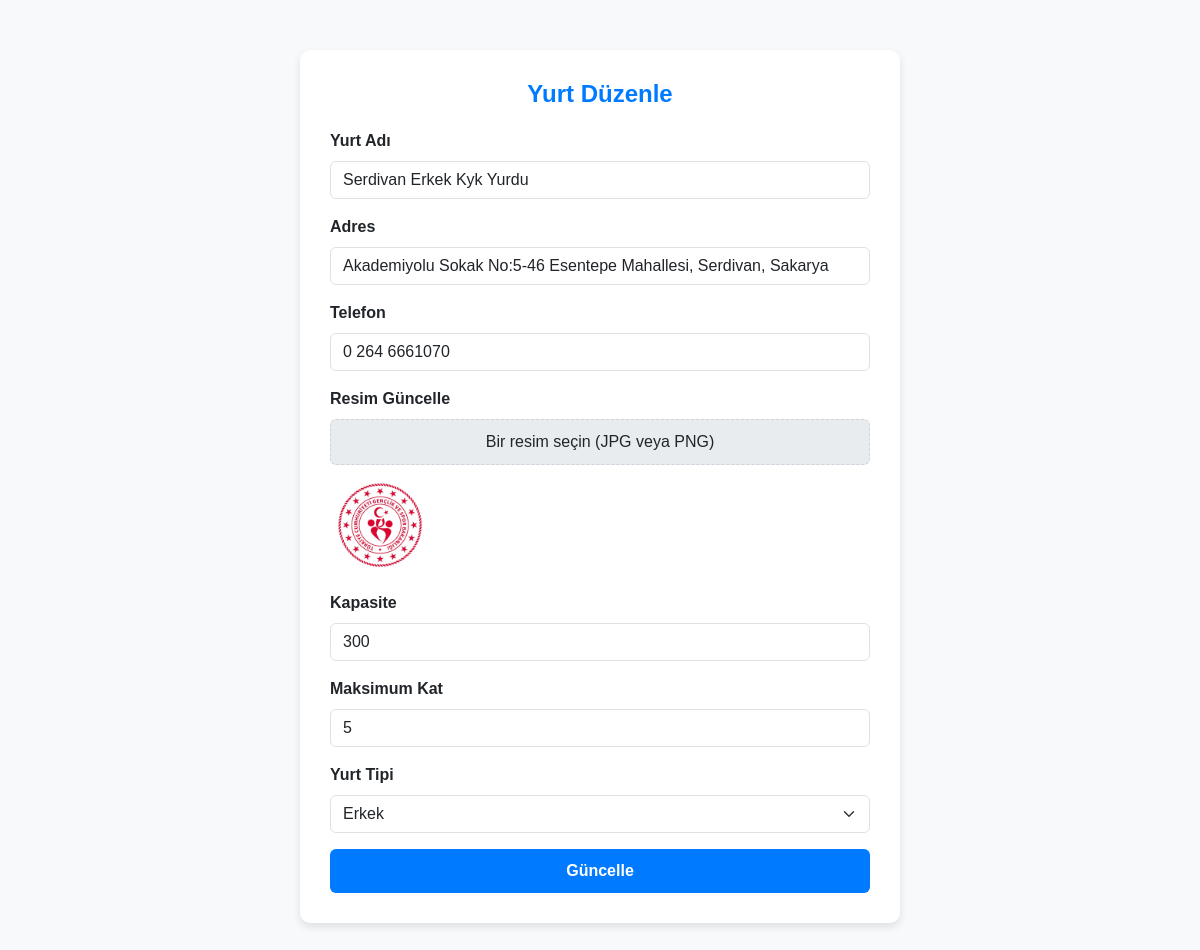
The app's page /edit_yurt.php?id=26 with its own data.
### tables this page shows
CREATE TABLE `yurtlar` (
  `id` int(11) NOT NULL,
  `yurtadi` varchar(255) NOT NULL,
  `adres` varchar(255) NOT NULL,
  `telefon` varchar(20) NOT NULL,
  `resim` text NOT NULL,
  `kapasite` int(11) NOT NULL,
  `kat` int(11) NOT NULL DEFAULT '1',
  `yurt_tipi` varchar(10) NOT NULL,
  `tekil_yurt_kodu` varchar(10) DEFAULT NULL
);

### edit_yurt.php (the view, shortened to what this page needs)
<?php
$servername = "localhost";
$username = "root";
$password = "";
$dbname = "rekoryurdu";
$conn = new mysqli($servername, $username, $password, $dbname);
$conn->set_charset("utf8mb4");
$id = $_GET['id'];
$result = $conn->query("SELECT * FROM yurtlar WHERE id = $id");
$yurt = $result->fetch_assoc();
?>
<!DOCTYPE html>
<html lang="tr">
<head>
    <link href="https://cdn.jsdelivr.net/npm/bootstrap@5.3.0/dist/css/bootstrap.min.css" rel="stylesheet">
</head>
<body>
<div class="container">
    <h2>Yurt Düzenle</h2>
    <form method="POST" action="" enctype="multipart/form-data">
        <div class="mb-3">
            <label for="yurtadi" class="form-label">Yurt Adı</label>
            <input type="text" class="form-control" id="yurtadi" name="yurtadi" value="<?= htmlspecialchars($yurt['yurtadi']) ?>" required>
        </div>
        <div class="mb-3">
            <label for="adres" class="form-label">Adres</label>
            <input type="text" class="form-control" id="adres" name="adres" value="<?= htmlspecialchars($yurt['adres']) ?>" required>
        </div>
        <div class="mb-3">
            <label for="telefon" class="form-label">Telefon</label>
            <input type="text" class="form-control" id="telefon" name="telefon" value="<?= htmlspecialchars($yurt['telefon']) ?>" required>
        </div>
        <div class="mb-3 file-input">
            <label for="resim" class="form-label">Resim Güncelle</label>
            <label for="resim" class="file-label">Bir resim seçin (JPG veya PNG)</label>
            <img src="<?= htmlspecialchars(json_decode($yurt['resim'], true)['path']) ?>" alt="Mevcut Resim" style="width: 100px;">
        </div>
        <div class="mb-3">
            <label for="kapasite" class="form-label">Kapasite</label>
            <input type="number" class="form-control" id="kapasite" name="kapasite" value="<?= htmlspecialchars($yurt['kapasite']) ?>" required>
        </div>
        <div class="mb-3">
            <label for="kat" class="form-label">Maksimum Kat</label>
            <input type="number" class="form-control" id="kat" name="kat" value="<?= htmlspecialchars($yurt['kat']) ?>" min="1" required>
        </div>
        <div class="mb-3">
            <label for="yurt_tipi" class="form-label">Yurt Tipi</label>
            <select class="form-select" id="yurt_tipi" name="yurt_tipi" required>
                <option value="Erkek" <?= $yurt['yurt_tipi'] === 'Erkek' ? 'selected' : '' ?>>Erkek</option>
            </select>
        </div>
        <button type="submit" class="btn btn-primary w-100">Güncelle</button>
    </form>
</div>
</body>
</html>

### edit_yurt.php (style rules this page uses)
body { font-family: Arial, sans-serif; background-color: #f8f9fa; }
.container { max-width: 600px; margin: 50px auto; background: #fff; padding: 30px; border-radius: 10px; box-shadow: 0px 4px 8px rgba(0, 0, 0, 0.1); }
.form-label { font-weight: bold; }
.form-control { border-radius: 6px; }
.btn-primary { background-color: #007bff; border: none; font-weight: 600; padding: 10px 15px; border-radius: 6px; transition: background-color 0.3s ease; }
h2 { font-size: 24px; font-weight: bold; margin-bottom: 20px; text-align: center; color: #007bff; }
.file-input { position: relative; }
.file-label { display: block; background: #e9ecef; border: 1px dashed #ced4da; padding: 10px 15px; text-align: center; border-radius: 6px; cursor: pointer; transition: background-color 0.3s ease; }
img { display: block; margin-top: 10px; border-radius: 5px; }

### records on screen
yurtlar: yurtadi "Serdivan Erkek Kyk Yurdu", adres "Akademiyolu Sokak No:5-46 Esentepe Mahallesi, Serdivan, Sakarya", telefon "0 264 6661070", kapasite "300", kat "5", yurt_tipi "Erkek"
